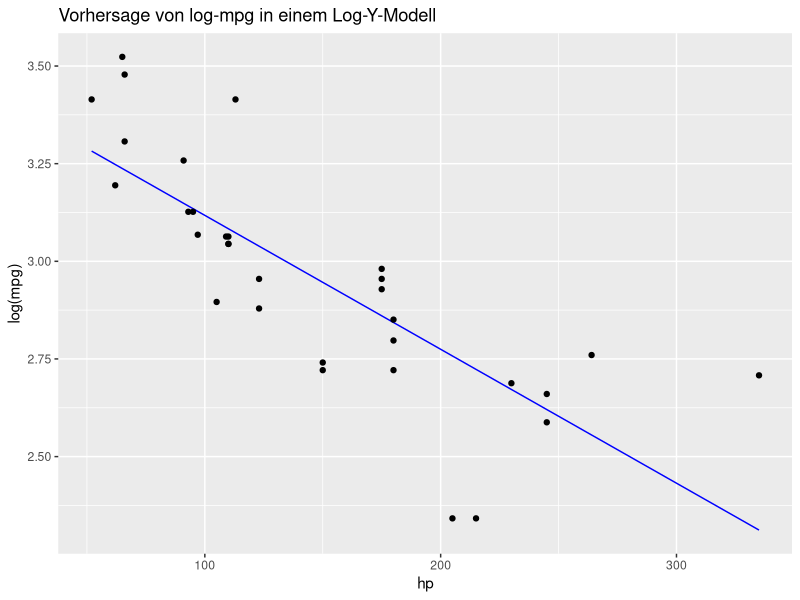
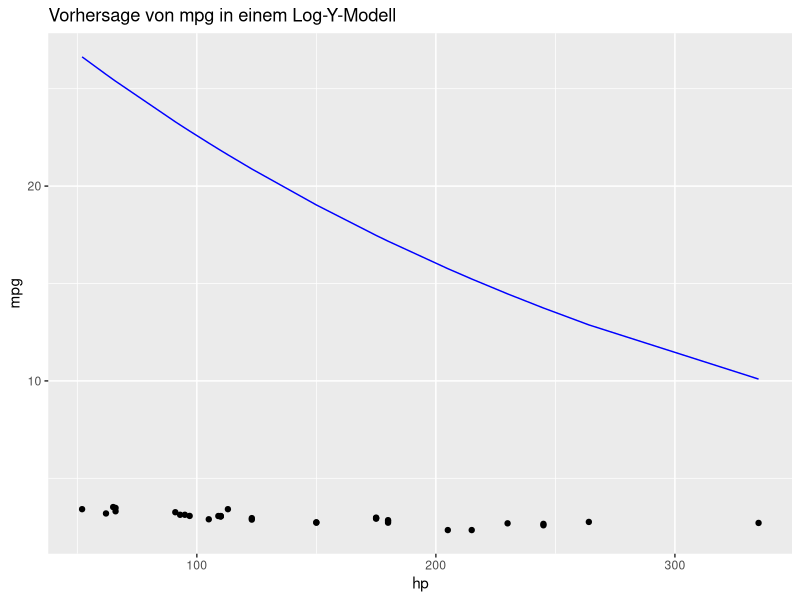

R code for these plots, in order:
## ---- chunk 1
library(tidyverse)
## ---- chunk 2
mtcars <-
  mtcars %>% 
  mutate(mpg_log = log(mpg)) 

lm1 <- lm(mpg_log ~ hp, data = mtcars)
summary(lm1)
## ---- chunk 3
mtcars <-
  mtcars %>% 
  mutate(pred = predict(lm1))
## ---- chunk 4
mtcars %>% 
  ggplot() +
  aes(x = hp) +
  geom_line(aes( y = pred), color = "blue") +
  geom_point(aes(y = mpg_log)) +
  labs(y = "log(mpg)",
       title = "Vorhersage von log-mpg in einem Log-Y-Modell")
## ---- chunk 5
mtcars <-
  mtcars %>% 
  mutate(pred_delog = exp(pred))  # delogarithmieren
## ---- chunk 6
mtcars %>% 
  ggplot() +
  aes(x = hp) +
  geom_line(aes( y = pred_delog), color = "blue") +
  geom_point(aes(y = mpg_log)) +
  labs(y = "mpg",
       title = "Vorhersage von mpg in einem Log-Y-Modell")
